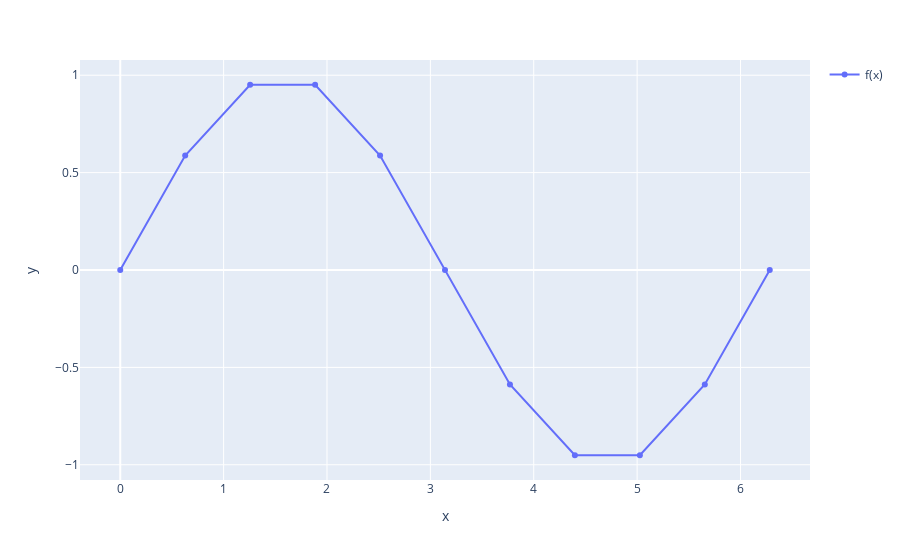

Notebook code cell kept with this figure:
### Markdown cell above
# Определение $x_i$ и $f_i$

### Code cell
h = (b - a) / 10
x_points = []
y_points = []
for i in range(n + 1):
    x_points.append(a + i * h)
    y_points.append(float(f.subs(x, x_points[i])))

figure = px.line(x=x_points, y=y_points, markers=True)
figure.update_traces(name="f(x)", showlegend=True)
figure.show()

### Figure 1 — Plotly figure (JSON) as saved in the notebook; plotly's stock layout.template omitted (floating-point values rounded to 4 significant figures)
{"data": [{"hovertemplate": "x=%{x}<br>y=%{y}<extra></extra>", "legendgroup": "", "line": {"color": "#636efa", "dash": "solid"}, "marker": {"symbol": "circle"}, "mode": "lines+markers", "name": "f(x)", "orientation": "v", "showlegend": true, "type": "scatter", "x": [0.0, 0.6283, 1.257, 1.885, 2.513, 3.142, 3.77, 4.398, 5.027, 5.655, 6.283], "xaxis": "x", "y": [0.0, 0.5878, 0.9511, 0.9511, 0.5878, 1.225e-16, -0.5878, -0.9511, -0.9511, -0.5878, -2.449e-16], "yaxis": "y"}], "layout": {"legend": {"tracegroupgap": 0}, "margin": {"t": 60}, "xaxis": {"anchor": "y", "domain": [0, 1], "title": {"text": "x"}}, "yaxis": {"anchor": "x", "domain": [0, 1], "title": {"text": "y"}}}}
